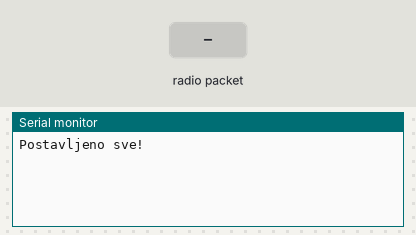
Recording of a sketch running on a simulated Arduino Uno, built with avr-gcc and run on an emulated ATmega328P. Parts: the last lines printed to the serial monitor. The test bench sets the inputs (shaded band). No radio packets arrive unless stated.

Above: at 1.2 s.
1.3 s: radio packet "1" arrives
At 2.5 s:
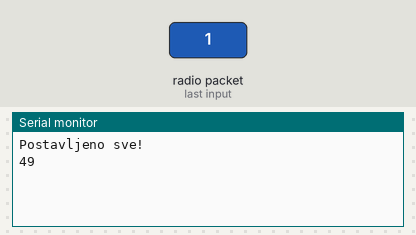
3.0 s: radio packet "0" arrives
At 3.6 s:
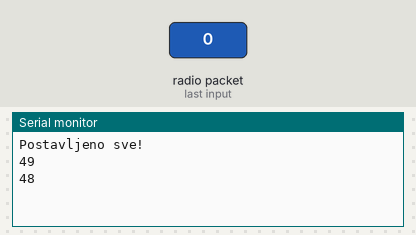
4.5 s: radio packet "2" arrives
At 6.0 s:
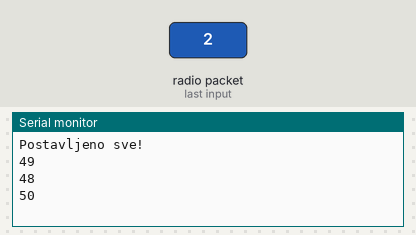

The sketch:

Rf315Test.ino
```cpp
//simple Tx on pin D12
//Written By : Mohannad Rawashdeh
// 3:00pm , 13/6/2013
//http://www.genotronex.com/
//..................................
#include <VirtualWire.h>
void setup()
{
    Serial.begin(4800);
    vw_set_ptt_inverted(true); // Required for DR3100
    vw_set_rx_pin(12);
    vw_setup(4000);  // Bits per sec
    vw_rx_start();       // Start the receiver PLL running
    Serial.println("Postavljeno sve!");
}
    void loop()
{
    uint8_t buf[VW_MAX_MESSAGE_LEN];
    uint8_t buflen = VW_MAX_MESSAGE_LEN;

    if (vw_get_message(buf, &buflen)) // Non-blocking
    {
      for(int i=0; i<buflen; i++){
        Serial.print(buf[i]);
        }
      Serial.println();
    }
   delay(300);
}
```

Measured:
- after the input at 1.3 s, the serial monitor: prints a new line after 0.20 s (image 1)
- after the input at 3.0 s, the serial monitor: prints a new line at once (image 2)
- after the input at 4.5 s, the serial monitor: prints a new line at once (image 3)
